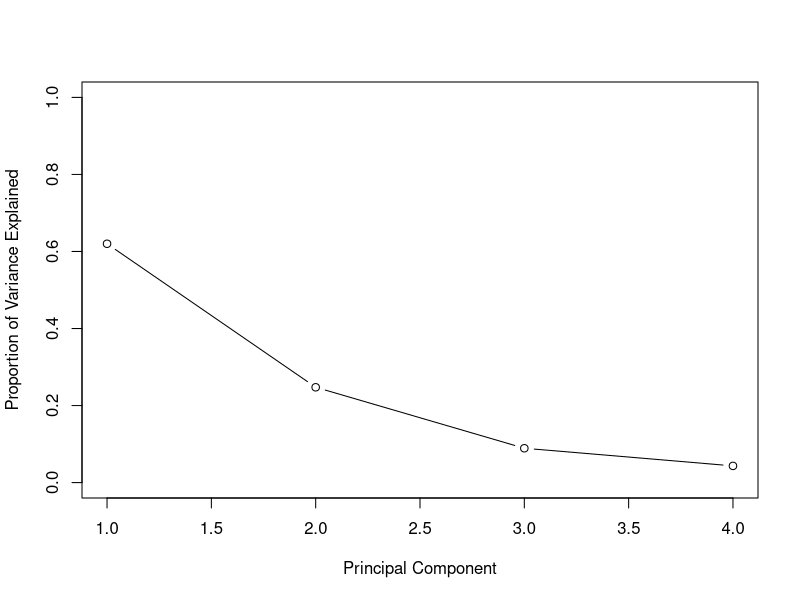
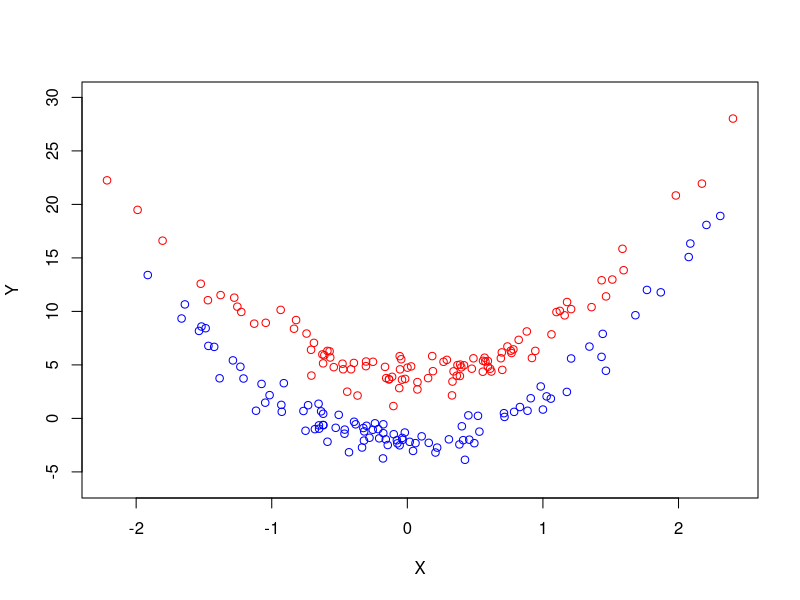

Reproduce these figures in R, in order.
## ---- chunk 1
attach(USArrests)
## ---- chunk 2
pr.out <- prcomp(USArrests,scale=TRUE)
(pr.out$sdev)
## ---- chunk 3
pr.var <- pr.out$sdev^2
pve <- pr.var / sum(pr.var)
(pve)
## ---- chunk 4
#present our results in plot
plot(pve, xlab="Principal Component", ylab=" Proportion of Variance Explained ",ylim=c(0,1) ,type='b')
## ---- chunk 5
#obtain loadings from prcomp() function
loadings<-pr.out$rotation
#scale dataset just to make sure data we us is consistent
USArrests2 <- scale(USArrests)
#convert dataset into matrix, square each value in matrix, and sum them up 
#to get the denominator of the equation
sumvalue<-sum(as.matrix(USArrests2)^2)
#multiple these two matrix and then sqaure
num<-(as.matrix(USArrests2)%*%loadings)^2
#calculate the column value for num matrix
colvalue<-c()
for (i in 1:length(num[1,])){
  colvalue[i]<-sum(num[,i])
}
#calculate new pve
pve1<-colvalue/sumvalue
(pve1)
## ---- chunk 6
set.seed(1)
x1 <- rnorm(200)
x2 <- 4 * x1^2 + 1 + rnorm(200)
y <- as.factor(c(rep(1,100), rep(-1,100)))
x2[y==1] <- x2[y==1] + 3
x2[y==-1] <- x2[y==-1]-3
plot (x1[y==1], x2[y==1], col = "red", xlab = "X", ylab = "Y", ylim = c(-6, 30))
points(x1[y==-1], x2[y==-1], col = "blue")
myDat <- data.frame(x1,x2,y)
## ---- chunk 7
train_index <- sample(seq_len(nrow(myDat)), size = 0.8 * nrow(myDat))
train_data <- myDat[train_index, ]  # 80% training data
test_data  <- myDat[-train_index, ] # 20% testing data

# Check dimensions
dim(train_data)
dim(test_data)
